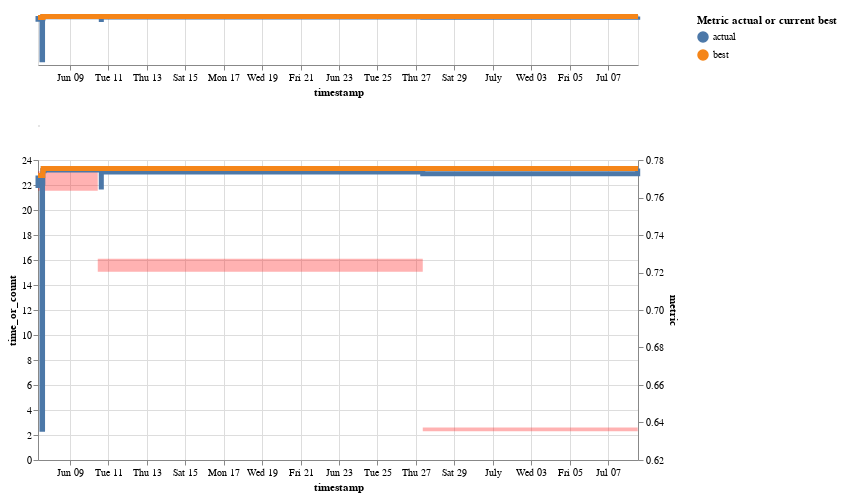

Notebook cell for this chart:
### Markdown cell above
# Project progress

### Code cell
progress_df = extract_project_progress_info(leadearboard,
                                            metric_colname='channel_{}'.format(PROJECT_METRIC),
                                            time_colname='finished')

project_progress(progress_df, width=600, heights=[50, 300])

### Figure 1 — Vega-Lite specification as saved in the notebook (floating-point values rounded to 4 significant figures)
{"$schema": "https://vega.github.io/schema/vega-lite/v2.6.0.json", "config": {"view": {"height": 300, "width": 400}}, "data": {"name": "data-5641edc5cac63a6e3e4592a477e3162d"}, "datasets": {"data-5641edc5cac63a6e3e4592a477e3162d": [{"actual_or_best": "actual", "id": "CRED-54", "metric": 0.7718, "owner": "jakub-czakon", "resource": "experiment_count_day", "running_time": 35, "tags": ["lgbm", "features_v0"], "text": "CRED-54 | 0.7718 |  (lgbm , features_v0)", "time_or_count": 10, "timestamp": "2019-06-07 08:19:30.456000+00:00", "timestamp_day": "2019-06-07"}, {"actual_or_best": "best", "id": "CRED-54", "metric": 0.7718, "owner": "jakub-czakon", "resource": "experiment_count_day", "running_time": 35, "tags": ["lgbm", "features_v0"], "text": "CRED-54 | 0.7718 |  (lgbm , features_v0)", "time_or_count": 10, "timestamp": "2019-06-07 08:19:30.456000+00:00", "timestamp_day": "2019-06-07"}, {"actual_or_best": "actual", "id": "CRED-54", "metric": 0.7718, "owner": "jakub-czakon", "resource": "running_time_day", "running_time": 35, "tags": ["lgbm", "features_v0"], "text": "CRED-54 | 0.7718 |  (lgbm , features_v0)", "time_or_count": 1.548, "timestamp": "2019-06-07 08:19:30.456000+00:00", "timestamp_day": "2019-06-07"}, {"actual_or_best": "best", "id": "CRED-54", "metric": 0.7718, "owner": "jakub-czakon", "resource": "running_time_day", "running_time": 35, "tags": ["lgbm", "features_v0"], "text": "CRED-54 | 0.7718 |  (lgbm , features_v0)", "time_or_count": 1.548, "timestamp": "2019-06-07 08:19:30.456000+00:00", "timestamp_day": "2019-06-07"}, {"actual_or_best": "actual", "id": "CRED-55", "metric": 0.7664, "owner": "jakub-czakon", "resource": "experiment_count_day", "running_time": 18, "tags": ["lgbm", "features_v0"], "text": "CRED-55 | 0.7664 |  (lgbm , features_v0)", "time_or_count": 10, "timestamp": "2019-06-07 08:20:10.364000+00:00", "timestamp_day": "2019-06-07"}, {"actual_or_best": "best", "id": "CRED-55", "metric": 0.7718, "owner": "jakub-czakon", "resource": "experiment_count_day", "running_time": 18, "tags": ["lgbm", "features_v0"], "text": "CRED-55 | 0.7664 |  (lgbm , features_v0)", "time_or_count": 10, "timestamp": "2019-06-07 08:20:10.364000+00:00", "timestamp_day": "2019-06-07"}, {"actual_or_best": "actual", "id": "CRED-55", "metric": 0.7664, "owner": "jakub-czakon", "resource": "running_time_day", "running_time": 18, "tags": ["lgbm", "features_v0"], "text": "CRED-55 | 0.7664 |  (lgbm , features_v0)", "time_or_count": 1.548, "timestamp": "2019-06-07 08:20:10.364000+00:00", "timestamp_day": "2019-06-07"}, {"actual_or_best": "best", "id": "CRED-55", "metric": 0.7718, "owner": "jakub-czakon", "resource": "running_time_day", "running_time": 18, "tags": ["lgbm", "features_v0"], "text": "CRED-55 | 0.7664 |  (lgbm , features_v0)", "time_or_count": 1.548, "timestamp": "2019-06-07 08:20:10.364000+00:00", "timestamp_day": "2019-06-07"}, {"actual_or_best": "actual", "id": "CRED-56", "metric": 0.7674, "owner": "jakub-czakon", "resource": "experiment_count_day", "running_time": 15, "tags": ["lgbm", "features_v0"], "text": "CRED-56 | 0.7674 |  (lgbm , features_v0)", "time_or_count": 10, "timestamp": "2019-06-07 08:20:33.152000+00:00", "timestamp_day": "2019-06-07"}, {"actual_or_best": "best", "id": "CRED-56", "metric": 0.7718, "owner": "jakub-czakon", "resource": "experiment_count_day", "running_time": 15, "tags": ["lgbm", "features_v0"], "text": "CRED-56 | 0.7674 |  (lgbm , features_v0)", "time_or_count": 10, "timestamp": "2019-06-07 08:20:33.152000+00:00", "timestamp_day": "2019-06-07"}, {"actual_or_best": "actual", "id": "CRED-56", "metric": 0.7674, "owner": "jakub-czakon", "resource": "running_time_day", "running_time": 15, "tags": ["lgbm", "features_v0"], "text": "CRED-56 | 0.7674 |  (lgbm , features_v0)", "time_or_count": 1.548, "timestamp": "2019-06-07 08:20:33.152000+00:00", "timestamp_day": "2019-06-07"}, {"actual_or_best": "best", "id": "CRED-56", "metric": 0.7718, "owner": "jakub-czakon", "resource": "running_time_day", "running_time": 15, "tags": ["lgbm", "features_v0"], "text": "CRED-56 | 0.7674 |  (lgbm , features_v0)", "time_or_count": 1.548, "timestamp": "2019-06-07 08:20:33.152000+00:00", "timestamp_day": "2019-06-07"}, {"actual_or_best": "actual", "id": "CRED-57", "metric": 0.7687, "owner": "jakub-czakon", "resource": "experiment_count_day", "running_time": 17, "tags": ["lgbm", "features_v0"], "text": "CRED-57 | 0.7687 |  (lgbm , features_v0)", "time_or_count": 10, "timestamp": "2019-06-07 08:20:59.471000+00:00", "timestamp_day": "2019-06-07"}, {"actual_or_best": "best", "id": "CRED-57", "metric": 0.7718, "owner": "jakub-czakon", "resource": "experiment_count_day", "running_time": 17, "tags": ["lgbm", "features_v0"], "text": "CRED-57 | 0.7687 |  (lgbm , features_v0)", "time_or_count": 10, "timestamp": "2019-06-07 08:20:59.471000+00:00", "timestamp_day": "2019-06-07"}, {"actual_or_best": "actual", "id": "CRED-57", "metric": 0.7687, "owner": "jakub-czakon", "resource": "running_time_day", "running_time": 17, "tags": ["lgbm", "features_v0"], "text": "CRED-57 | 0.7687 |  (lgbm , features_v0)", "time_or_count": 1.548, "timestamp": "2019-06-07 08:20:59.471000+00:00", "timestamp_day": "2019-06-07"}, {"actual_or_best": "best", "id": "CRED-57", "metric": 0.7718, "owner": "jakub-czakon", "resource": "running_time_day", "running_time": 17, "tags": ["lgbm", "features_v0"], "text": "CRED-57 | 0.7687 |  (lgbm , features_v0)", "time_or_count": 1.548, "timestamp": "2019-06-07 08:20:59.471000+00:00", "timestamp_day": "2019-06-07"}, {"actual_or_best": "actual", "id": "CRED-63", "metric": 0.6364, "owner": "jakub-czakon", "resource": "experiment_count_day", "running_time": 139, "tags": ["hpo", "lgbm", "features_v0"], "text": "CRED-63 | 0.6364 |  (hpo , lgbm , features_v0)", "time_or_count": 10, "timestamp": "2019-06-07 13:18:15.401000+00:00", "timestamp_day": "2019-06-07"}, {"actual_or_best": "best", "id": "CRED-63", "metric": 0.7718, "owner": "jakub-czakon", "resource": "experiment_count_day", "running_time": 139, "tags": ["hpo", "lgbm", "features_v0"], "text": "CRED-63 | 0.6364 |  (hpo , lgbm , features_v0)", "time_or_count": 10, "timestamp": "2019-06-07 13:18:15.401000+00:00", "timestamp_day": "2019-06-07"}, {"actual_or_best": "actual", "id": "CRED-63", "metric": 0.6364, "owner": "jakub-czakon", "resource": "running_time_day", "running_time": 139, "tags": ["hpo", "lgbm", "features_v0"], "text": "CRED-63 | 0.6364 |  (hpo , lgbm , features_v0)", "time_or_count": 1.548, "timestamp": "2019-06-07 13:18:15.401000+00:00", "timestamp_day": "2019-06-07"}, {"actual_or_best": "best", "id": "CRED-63", "metric": 0.7718, "owner": "jakub-czakon", "resource": "running_time_day", "running_time": 139, "tags": ["hpo", "lgbm", "features_v0"], "text": "CRED-63 | 0.6364 |  (hpo , lgbm , features_v0)", "time_or_count": 1.548, "timestamp": "2019-06-07 13:18:15.401000+00:00", "timestamp_day": "2019-06-07"}, {"actual_or_best": "actual", "id": "CRED-70", "metric": 0.7678, "owner": "jakub-czakon", "resource": "experiment_count_day", "running_time": 157, "tags": ["lgbm", "features_v1"], "text": "CRED-70 | 0.7678 |  (lgbm , features_v1)", "time_or_count": 10, "timestamp": "2019-06-07 13:59:50.349000+00:00", "timestamp_day": "2019-06-07"}, {"actual_or_best": "best", "id": "CRED-70", "metric": 0.7718, "owner": "jakub-czakon", "resource": "experiment_count_day", "running_time": 157, "tags": ["lgbm", "features_v1"], "text": "CRED-70 | 0.7678 |  (lgbm , features_v1)", "time_or_count": 10, "timestamp": "2019-06-07 13:59:50.349000+00:00", "timestamp_day": "2019-06-07"}, {"actual_or_best": "actual", "id": "CRED-70", "metric": 0.7678, "owner": "jakub-czakon", "resource": "running_time_day", "running_time": 157, "tags": ["lgbm", "features_v1"], "text": "CRED-70 | 0.7678 |  (lgbm , features_v1)", "time_or_count": 1.548, "timestamp": "2019-06-07 13:59:50.349000+00:00", "timestamp_day": "2019-06-07"}, {"actual_or_best": "best", "id": "CRED-70", "metric": 0.7718, "owner": "jakub-czakon", "resource": "running_time_day", "running_time": 157, "tags": ["lgbm", "features_v1"], "text": "CRED-70 | 0.7678 |  (lgbm , features_v1)", "time_or_count": 1.548, "timestamp": "2019-06-07 13:59:50.349000+00:00", "timestamp_day": "2019-06-07"}, {"actual_or_best": "actual", "id": "CRED-69", "metric": 0.7743, "owner": "jakub-czakon", "resource": "experiment_count_day", "running_time": 1485, "tags": ["hpo", "lgbm", "features_v0"], "text": "CRED-69 | 0.7743 |  (hpo , lgbm , features_v0)", "time_or_count": 10, "timestamp": "2019-06-07 14:20:15.455000+00:00", "timestamp_day": "2019-06-07"}, {"actual_or_best": "best", "id": "CRED-69", "metric": 0.7743, "owner": "jakub-czakon", "resource": "experiment_count_day", "running_time": 1485, "tags": ["hpo", "lgbm", "features_v0"], "text": "CRED-69 | 0.7743 |  (hpo , lgbm , features_v0)", "time_or_count": 10, "timestamp": "2019-06-07 14:20:15.455000+00:00", "timestamp_day": "2019-06-07"}, {"actual_or_best": "actual", "id": "CRED-69", "metric": 0.7743, "owner": "jakub-czakon", "resource": "running_time_day", "running_time": 1485, "tags": ["hpo", "lgbm", "features_v0"], "text": "CRED-69 | 0.7743 |  (hpo , lgbm , features_v0)", "time_or_count": 1.548, "timestamp": "2019-06-07 14:20:15.455000+00:00", "timestamp_day": "2019-06-07"}, {"actual_or_best": "best", "id": "CRED-69", "metric": 0.7743, "owner": "jakub-czakon", "resource": "running_time_day", "running_time": 1485, "tags": ["hpo", "lgbm", "features_v0"], "text": "CRED-69 | 0.7743 |  (hpo , lgbm , features_v0)", "time_or_count": 1.548, "timestamp": "2019-06-07 14:20:15.455000+00:00", "timestamp_day": "2019-06-07"}, {"actual_or_best": "actual", "id": "CRED-80", "metric": 0.7754, "owner": "jakub-czakon", "resource": "experiment_count_day", "running_time": 61, "tags": ["lgbm", "features_v1"], "text": "CRED-80 | 0.7754 |  (lgbm , features_v1)", "time_or_count": 10, "timestamp": "2019-06-07 14:56:32.957000+00:00", "timestamp_day": "2019-06-07"}, {"actual_or_best": "best", "id": "CRED-80", "metric": 0.7754, "owner": "jakub-czakon", "resource": "experiment_count_day", "running_time": 61, "tags": ["lgbm", "features_v1"], "text": "CRED-80 | 0.7754 |  (lgbm , features_v1)", "time_or_count": 10, "timestamp": "2019-06-07 14:56:32.957000+00:00", "timestamp_day": "2019-06-07"}, {"actual_or_best": "actual", "id": "CRED-80", "metric": 0.7754, "owner": "jakub-czakon", "resource": "running_time_day", "running_time": 61, "tags": ["lgbm", "features_v1"], "text": "CRED-80 | 0.7754 |  (lgbm , features_v1)", "time_or_count": 1.548, "timestamp": "2019-06-07 14:56:32.957000+00:00", "timestamp_day": "2019-06-07"}, {"actual_or_best": "best", "id": "CRED-80", "metric": 0.7754, "owner": "jakub-czakon", "resource": "running_time_day", "running_time": 61, "tags": ["lgbm", "features_v1"], "text": "CRED-80 | 0.7754 |  (lgbm , features_v1)", "time_or_count": 1.548, "timestamp": "2019-06-07 14:56:32.957000+00:00", "timestamp_day": "2019-06-07"}, {"actual_or_best": "actual", "id": "CRED-81", "metric": 0.7743, "owner": "jakub-czakon", "resource": "experiment_count_day", "running_time": 69, "tags": ["lgbm", "features_v0"], "text": "CRED-81 | 0.7743 |  (lgbm , features_v0)", "time_or_count": 10, "timestamp": "2019-06-07 14:56:50.252000+00:00", "timestamp_day": "2019-06-07"}, {"actual_or_best": "best", "id": "CRED-81", "metric": 0.7754, "owner": "jakub-czakon", "resource": "experiment_count_day", "running_time": 69, "tags": ["lgbm", "features_v0"], "text": "CRED-81 | 0.7743 |  (lgbm , features_v0)", "time_or_count": 10, "timestamp": "2019-06-07 14:56:50.252000+00:00", "timestamp_day": "2019-06-07"}, {"actual_or_best": "actual", "id": "CRED-81", "metric": 0.7743, "owner": "jakub-czakon", "resource": "running_time_day", "running_time": 69, "tags": ["lgbm", "features_v0"], "text": "CRED-81 | 0.7743 |  (lgbm , features_v0)", "time_or_count": 1.548, "timestamp": "2019-06-07 14:56:50.252000+00:00", "timestamp_day": "2019-06-07"}, {"actual_or_best": "best", "id": "CRED-81", "metric": 0.7754, "owner": "jakub-czakon", "resource": "running_time_day", "running_time": 69, "tags": ["lgbm", "features_v0"], "text": "CRED-81 | 0.7743 |  (lgbm , features_v0)", "time_or_count": 1.548, "timestamp": "2019-06-07 14:56:50.252000+00:00", "timestamp_day": "2019-06-07"}, {"actual_or_best": "actual", "id": "CRED-82", "metric": 0.7746, "owner": "jakub-czakon", "resource": "experiment_count_day", "running_time": 3576, "tags": ["hpo", "lgbm", "features_v1"], "text": "CRED-82 | 0.7746 |  (hpo , lgbm , features_v1)", "time_or_count": 10, "timestamp": "2019-06-07 15:58:17.784000+00:00", "timestamp_day": "2019-06-07"}, {"actual_or_best": "best", "id": "CRED-82", "metric": 0.7754, "owner": "jakub-czakon", "resource": "experiment_count_day", "running_time": 3576, "tags": ["hpo", "lgbm", "features_v1"], "text": "CRED-82 | 0.7746 |  (hpo , lgbm , features_v1)", "time_or_count": 10, "timestamp": "2019-06-07 15:58:17.784000+00:00", "timestamp_day": "2019-06-07"}, {"actual_or_best": "actual", "id": "CRED-82", "metric": 0.7746, "owner": "jakub-czakon", "resource": "running_time_day", "running_time": 3576, "tags": ["hpo", "lgbm", "features_v1"], "text": "CRED-82 | 0.7746 |  (hpo , lgbm , features_v1)", "time_or_count": 1.548, "timestamp": "2019-06-07 15:58:17.784000+00:00", "timestamp_day": "2019-06-07"}, {"actual_or_best": "best", "id": "CRED-82", "metric": 0.7754, "owner": "jakub-czakon", "resource": "running_time_day", "running_time": 3576, "tags": ["hpo", "lgbm", "features_v1"], "text": "CRED-82 | 0.7746 |  (hpo , lgbm , features_v1)", "time_or_count": 1.548, "timestamp": "2019-06-07 15:58:17.784000+00:00", "timestamp_day": "2019-06-07"}, {"actual_or_best": "actual", "id": "CRED-83", "metric": 0.7755, "owner": "jakub-czakon", "resource": "experiment_count_day", "running_time": 50, "tags": ["lgbm", "features_v1"], "text": "CRED-83 | 0.7755 |  (lgbm , features_v1)", "time_or_count": 7, "timestamp": "2019-06-10 10:55:19.056000+00:00", "timestamp_day": "2019-06-10"}, {"actual_or_best": "best", "id": "CRED-83", "metric": 0.7755, "owner": "jakub-czakon", "resource": "experiment_count_day", "running_time": 50, "tags": ["lgbm", "features_v1"], "text": "CRED-83 | 0.7755 |  (lgbm , features_v1)", "time_or_count": 7, "timestamp": "2019-06-10 10:55:19.056000+00:00", "timestamp_day": "2019-06-10"}, {"actual_or_best": "actual", "id": "CRED-83", "metric": 0.7755, "owner": "jakub-czakon", "resource": "running_time_day", "running_time": 50, "tags": ["lgbm", "features_v1"], "text": "CRED-83 | 0.7755 |  (lgbm , features_v1)", "time_or_count": 1.053, "timestamp": "2019-06-10 10:55:19.056000+00:00", "timestamp_day": "2019-06-10"}, {"actual_or_best": "best", "id": "CRED-83", "metric": 0.7755, "owner": "jakub-czakon", "resource": "running_time_day", "running_time": 50, "tags": ["lgbm", "features_v1"], "text": "CRED-83 | 0.7755 |  (lgbm , features_v1)", "time_or_count": 1.053, "timestamp": "2019-06-10 10:55:19.056000+00:00", "timestamp_day": "2019-06-10"}, {"actual_or_best": "actual", "id": "CRED-84", "metric": 0.7752, "owner": "jakub-czakon", "resource": "experiment_count_day", "running_time": 3562, "tags": ["hpo", "lgbm", "features_v1"], "text": "CRED-84 | 0.7752 |  (hpo , lgbm , features_v1)", "time_or_count": 7, "timestamp": "2019-06-10 11:55:15.532000+00:00", "timestamp_day": "2019-06-10"}, {"actual_or_best": "best", "id": "CRED-84", "metric": 0.7755, "owner": "jakub-czakon", "resource": "experiment_count_day", "running_time": 3562, "tags": ["hpo", "lgbm", "features_v1"], "text": "CRED-84 | 0.7752 |  (hpo , lgbm , features_v1)", "time_or_count": 7, "timestamp": "2019-06-10 11:55:15.532000+00:00", "timestamp_day": "2019-06-10"}, {"actual_or_best": "actual", "id": "CRED-84", "metric": 0.7752, "owner": "jakub-czakon", "resource": "running_time_day", "running_time": 3562, "tags": ["hpo", "lgbm", "features_v1"], "text": "CRED-84 | 0.7752 |  (hpo , lgbm , features_v1)", "time_or_count": 1.053, "timestamp": "2019-06-10 11:55:15.532000+00:00", "timestamp_day": "2019-06-10"}, {"actual_or_best": "best", "id": "CRED-84", "metric": 0.7755, "owner": "jakub-czakon", "resource": "running_time_day", "running_time": 3562, "tags": ["hpo", "lgbm", "features_v1"], "text": "CRED-84 | 0.7752 |  (hpo , lgbm , features_v1)", "time_or_count": 1.053, "timestamp": "2019-06-10 11:55:15.532000+00:00", "timestamp_day": "2019-06-10"}, {"actual_or_best": "actual", "id": "CRED-85", "metric": 0.7752, "owner": "jakub-czakon", "resource": "experiment_count_day", "running_time": 44, "tags": ["lgbm", "features_v1"], "text": "CRED-85 | 0.7752 |  (lgbm , features_v1)", "time_or_count": 7, "timestamp": "2019-06-10 12:16:59.185000+00:00", "timestamp_day": "2019-06-10"}, {"actual_or_best": "best", "id": "CRED-85", "metric": 0.7755, "owner": "jakub-czakon", "resource": "experiment_count_day", "running_time": 44, "tags": ["lgbm", "features_v1"], "text": "CRED-85 | 0.7752 |  (lgbm , features_v1)", "time_or_count": 7, "timestamp": "2019-06-10 12:16:59.185000+00:00", "timestamp_day": "2019-06-10"}, {"actual_or_best": "actual", "id": "CRED-85", "metric": 0.7752, "owner": "jakub-czakon", "resource": "running_time_day", "running_time": 44, "tags": ["lgbm", "features_v1"], "text": "CRED-85 | 0.7752 |  (lgbm , features_v1)", "time_or_count": 1.053, "timestamp": "2019-06-10 12:16:59.185000+00:00", "timestamp_day": "2019-06-10"}, {"actual_or_best": "best", "id": "CRED-85", "metric": 0.7755, "owner": "jakub-czakon", "resource": "running_time_day", "running_time": 44, "tags": ["lgbm", "features_v1"], "text": "CRED-85 | 0.7752 |  (lgbm , features_v1)", "time_or_count": 1.053, "timestamp": "2019-06-10 12:16:59.185000+00:00", "timestamp_day": "2019-06-10"}, {"actual_or_best": "actual", "id": "CRED-89", "metric": 0.7727, "owner": "kamil", "resource": "experiment_count_day", "running_time": 18, "tags": ["lgbm", "features_v1"], "text": "CRED-89 | 0.7727 |  (lgbm , features_v1)", "time_or_count": 7, "timestamp": "2019-06-10 15:18:33.732000+00:00", "timestamp_day": "2019-06-10"}, {"actual_or_best": "best", "id": "CRED-89", "metric": 0.7755, "owner": "kamil", "resource": "experiment_count_day", "running_time": 18, "tags": ["lgbm", "features_v1"], "text": "CRED-89 | 0.7727 |  (lgbm , features_v1)", "time_or_count": 7, "timestamp": "2019-06-10 15:18:33.732000+00:00", "timestamp_day": "2019-06-10"}, {"actual_or_best": "actual", "id": "CRED-89", "metric": 0.7727, "owner": "kamil", "resource": "running_time_day", "running_time": 18, "tags": ["lgbm", "features_v1"], "text": "CRED-89 | 0.7727 |  (lgbm , features_v1)", "time_or_count": 1.053, "timestamp": "2019-06-10 15:18:33.732000+00:00", "timestamp_day": "2019-06-10"}, {"actual_or_best": "best", "id": "CRED-89", "metric": 0.7755, "owner": "kamil", "resource": "running_time_day", "running_time": 18, "tags": ["lgbm", "features_v1"], "text": "CRED-89 | 0.7727 |  (lgbm , features_v1)", "time_or_count": 1.053, "timestamp": "2019-06-10 15:18:33.732000+00:00", "timestamp_day": "2019-06-10"}, {"actual_or_best": "actual", "id": "CRED-91", "metric": 0.7673, "owner": "kamil", "resource": "experiment_count_day", "running_time": 16, "tags": ["lgbm", "features_v1"], "text": "CRED-91 | 0.7673 |  (lgbm , features_v1)", "time_or_count": 7, "timestamp": "2019-06-10 15:19:57.904000+00:00", "timestamp_day": "2019-06-10"}, {"actual_or_best": "best", "id": "CRED-91", "metric": 0.7755, "owner": "kamil", "resource": "experiment_count_day", "running_time": 16, "tags": ["lgbm", "features_v1"], "text": "CRED-91 | 0.7673 |  (lgbm , features_v1)", "time_or_count": 7, "timestamp": "2019-06-10 15:19:57.904000+00:00", "timestamp_day": "2019-06-10"}, {"actual_or_best": "actual", "id": "CRED-91", "metric": 0.7673, "owner": "kamil", "resource": "running_time_day", "running_time": 16, "tags": ["lgbm", "features_v1"], "text": "CRED-91 | 0.7673 |  (lgbm , features_v1)", "time_or_count": 1.053, "timestamp": "2019-06-10 15:19:57.904000+00:00", "timestamp_day": "2019-06-10"}, {"actual_or_best": "best", "id": "CRED-91", "metric": 0.7755, "owner": "kamil", "resource": "running_time_day", "running_time": 16, "tags": ["lgbm", "features_v1"], "text": "CRED-91 | 0.7673 |  (lgbm , features_v1)", "time_or_count": 1.053, "timestamp": "2019-06-10 15:19:57.904000+00:00", "timestamp_day": "2019-06-10"}, {"actual_or_best": "actual", "id": "CRED-92", "metric": 0.7656, "owner": "kamil", "resource": "experiment_count_day", "running_time": 17, "tags": ["lgbm", "features_v1"], "text": "CRED-92 | 0.7656 |  (lgbm , features_v1)", "time_or_count": 7, "timestamp": "2019-06-10 15:21:02.560000+00:00", "timestamp_day": "2019-06-10"}, {"actual_or_best": "best", "id": "CRED-92", "metric": 0.7755, "owner": "kamil", "resource": "experiment_count_day", "running_time": 17, "tags": ["lgbm", "features_v1"], "text": "CRED-92 | 0.7656 |  (lgbm , features_v1)", "time_or_count": 7, "timestamp": "2019-06-10 15:21:02.560000+00:00", "timestamp_day": "2019-06-10"}, {"actual_or_best": "actual", "id": "CRED-92", "metric": 0.7656, "owner": "kamil", "resource": "running_time_day", "running_time": 17, "tags": ["lgbm", "features_v1"], "text": "CRED-92 | 0.7656 |  (lgbm , features_v1)", "time_or_count": 1.053, "timestamp": "2019-06-10 15:21:02.560000+00:00", "timestamp_day": "2019-06-10"}, {"actual_or_best": "best", "id": "CRED-92", "metric": 0.7755, "owner": "kamil", "resource": "running_time_day", "running_time": 17, "tags": ["lgbm", "features_v1"], "text": "CRED-92 | 0.7656 |  (lgbm , features_v1)", "time_or_count": 1.053, "timestamp": "2019-06-10 15:21:02.560000+00:00", "timestamp_day": "2019-06-10"}, {"actual_or_best": "actual", "id": "CRED-93", "metric": 0.7735, "owner": "kamil", "resource": "experiment_count_day", "running_time": 85, "tags": ["lgbm", "features_v1"], "text": "CRED-93 | 0.7735 |  (lgbm , features_v1)", "time_or_count": 7, "timestamp": "2019-06-10 15:22:24.969000+00:00", "timestamp_day": "2019-06-10"}, {"actual_or_best": "best", "id": "CRED-93", "metric": 0.7755, "owner": "kamil", "resource": "experiment_count_day", "running_time": 85, "tags": ["lgbm", "features_v1"], "text": "CRED-93 | 0.7735 |  (lgbm , features_v1)", "time_or_count": 7, "timestamp": "2019-06-10 15:22:24.969000+00:00", "timestamp_day": "2019-06-10"}, {"actual_or_best": "actual", "id": "CRED-93", "metric": 0.7735, "owner": "kamil", "resource": "running_time_day", "running_time": 85, "tags": ["lgbm", "features_v1"], "text": "CRED-93 | 0.7735 |  (lgbm , features_v1)", "time_or_count": 1.053, "timestamp": "2019-06-10 15:22:24.969000+00:00", "timestamp_day": "2019-06-10"}, {"actual_or_best": "best", "id": "CRED-93", "metric": 0.7755, "owner": "kamil", "resource": "running_time_day", "running_time": 85, "tags": ["lgbm", "features_v1"], "text": "CRED-93 | 0.7735 |  (lgbm , features_v1)", "time_or_count": 1.053, "timestamp": "2019-06-10 15:22:24.969000+00:00", "timestamp_day": "2019-06-10"}, {"actual_or_best": "actual", "id": "CRED-108", "metric": 0.7726, "owner": "jakub-czakon", "resource": "experiment_count_day", "running_time": 1092, "tags": ["lgbm"], "text": "CRED-108 | 0.7726 |  (lgbm)", "time_or_count": 1, "timestamp": "2019-06-27 08:36:26.713000+00:00", "timestamp_day": "2019-06-27"}, {"actual_or_best": "best", "id": "CRED-108", "metric": 0.7755, "owner": "jakub-czakon", "resource": "experiment_count_day", "running_time": 1092, "tags": ["lgbm"], "text": "CRED-108 | 0.7726 |  (lgbm)", "time_or_count": 1, "timestamp": "2019-06-27 08:36:26.713000+00:00", "timestamp_day": "2019-06-27"}, {"actual_or_best": "actual", "id": "CRED-108", "metric": 0.7726, "owner": "jakub-czakon", "resource": "running_time_day", "running_time": 1092, "tags": ["lgbm"], "text": "CRED-108 | 0.7726 |  (lgbm)", "time_or_count": 0.3033, "timestamp": "2019-06-27 08:36:26.713000+00:00", "timestamp_day": "2019-06-27"}, {"actual_or_best": "best", "id": "CRED-108", "metric": 0.7755, "owner": "jakub-czakon", "resource": "running_time_day", "running_time": 1092, "tags": ["lgbm"], "text": "CRED-108 | 0.7726 |  (lgbm)", "time_or_count": 0.3033, "timestamp": "2019-06-27 08:36:26.713000+00:00", "timestamp_day": "2019-06-27"}, {"actual_or_best": "actual", "id": "CRED-110", "metric": 0.7755, "owner": "jakub-czakon", "resource": "experiment_count_day", "running_time": 56, "tags": ["lgbm"], "text": "CRED-110 | 0.7755 |  (lgbm)", "time_or_count": 2, "timestamp": "2019-07-08 12:55:03.952000+00:00", "timestamp_day": "2019-07-08"}, {"actual_or_best": "best", "id": "CRED-110", "metric": 0.7755, "owner": "jakub-czakon", "resource": "experiment_count_day", "running_time": 56, "tags": ["lgbm"], "text": "CRED-110 | 0.7755 |  (lgbm)", "time_or_count": 2, "timestamp": "2019-07-08 12:55:03.952000+00:00", "timestamp_day": "2019-07-08"}, {"actual_or_best": "actual", "id": "CRED-110", "metric": 0.7755, "owner": "jakub-czakon", "resource": "running_time_day", "running_time": 56, "tags": ["lgbm"], "text": "CRED-110 | 0.7755 |  (lgbm)", "time_or_count": 0.03028, "timestamp": "2019-07-08 12:55:03.952000+00:00", "timestamp_day": "2019-07-08"}, {"actual_or_best": "best", "id": "CRED-110", "metric": 0.7755, "owner": "jakub-czakon", "resource": "running_time_day", "running_time": 56, "tags": ["lgbm"], "text": "CRED-110 | 0.7755 |  (lgbm)", "time_or_count": 0.03028, "timestamp": "2019-07-08 12:55:03.952000+00:00", "timestamp_day": "2019-07-08"}, {"actual_or_best": "actual", "id": "CRED-111", "metric": 0.7755, "owner": "jakub-czakon", "resource": "experiment_count_day", "running_time": 53, "tags": ["lgbm"], "text": "CRED-111 | 0.7755 |  (lgbm)", "time_or_count": 2, "timestamp": "2019-07-08 13:17:16.075000+00:00", "timestamp_day": "2019-07-08"}, {"actual_or_best": "best", "id": "CRED-111", "metric": 0.7755, "owner": "jakub-czakon", "resource": "experiment_count_day", "running_time": 53, "tags": ["lgbm"], "text": "CRED-111 | 0.7755 |  (lgbm)", "time_or_count": 2, "timestamp": "2019-07-08 13:17:16.075000+00:00", "timestamp_day": "2019-07-08"}, {"actual_or_best": "actual", "id": "CRED-111", "metric": 0.7755, "owner": "jakub-czakon", "resource": "running_time_day", "running_time": 53, "tags": ["lgbm"], "text": "CRED-111 | 0.7755 |  (lgbm)", "time_or_count": 0.03028, "timestamp": "2019-07-08 13:17:16.075000+00:00", "timestamp_day": "2019-07-08"}, {"actual_or_best": "best", "id": "CRED-111", "metric": 0.7755, "owner": "jakub-czakon", "resource": "running_time_day", "running_time": 53, "tags": ["lgbm"], "text": "CRED-111 | 0.7755 |  (lgbm)", "time_or_count": 0.03028, "timestamp": "2019-07-08 13:17:16.075000+00:00", "timestamp_day": "2019-07-08"}]}, "vconcat": [{"encoding": {"color": {"field": "actual_or_best", "legend": {"title": "Metric actual or current best"}, "type": "nominal"}, "x": {"field": "timestamp", "type": "temporal"}, "y": {"axis": null, "field": "metric", "scale": {"zero": false}, "type": "quantitative"}}, "height": 50, "mark": {"interpolate": "step-after", "size": 5, "type": "line"}, "selection": {"selector002": {"encodings": ["x"], "mark": {"fill": "#333", "fillOpacity": 0.125, "stroke": "white"}, "on": "[mousedown, window:mouseup] > window:mousemove!", "resolve": "global", "translate": "[mousedown, window:mouseup] > window:mousemove!", "type": "interval", "zoom": "wheel!"}}, "width": 600}, {"encoding": {"text": {"condition": {"field": "text", "selection": "selector001", "type": "nominal"}, "value": " "}, "x": {"axis": null, "field": "timestamp", "type": "temporal"}}, "height": 1, "mark": {"align": "left", "fontWeight": "bold", "size": 15, "type": "text"}, "width": 1}, {"height": 300, "layer": [{"height": 300, "layer": [{"encoding": {"color": {"value": "red"}, "opacity": {"value": 0.3}, "x": {"field": "timestamp", "type": "temporal"}, "y": {"field": "time_or_count", "scale": {"zero": false}, "type": "quantitative"}}, "mark": {"interpolate": "step-after", "type": "area"}, "transform": [{"filter": {"selection": "selector002"}}, {"filter": {"selection": "select"}}]}, {"encoding": {"color": {"value": "black"}, "opacity": {"condition": {"selection": "selector001", "value": 1}, "value": 0}, "x": {"field": "timestamp", "type": "temporal"}, "y": {"field": "time_or_count", "scale": {"zero": false}, "type": "quantitative"}}, "mark": {"filled": true, "type": "point"}, "transform": [{"filter": {"selection": "selector002"}}, {"filter": {"selection": "select"}}]}, {"encoding": {"x": {"field": "timestamp", "type": "temporal"}}, "mark": {"color": "gray", "type": "rule"}, "transform": [{"filter": {"selection": "selector001"}}]}, {"encoding": {"color": {"value": "black"}, "opacity": {"value": 0.3}, "text": {"condition": {"field": "time_or_count", "selection": "selector001", "type": "quantitative"}, "value": " "}, "x": {"field": "timestamp", "type": "temporal"}, "y": {"field": "time_or_count", "scale": {"zero": false}, "type": "quantitative"}}, "mark": {"align": "left", "dx": 5, "dy": -5, "fontWeight": "bold", "size": 15, "type": "text"}, "transform": [{"filter": {"selection": "selector002"}}, {"filter": {"selection": "select"}}]}, {"encoding": {"opacity": {"value": 0}, "x": {"field": "timestamp", "type": "temporal"}}, "mark": "area", "selection": {"select": {"bind": {"input": "select", "options": ["running_time_day", "experiment_count_day"]}, "empty": "all", "fields": ["resource"], "on": "click", "resolve": "global", "type": "single"}}, "transform": [{"filter": {"selection": "select"}}, {"filter": {"selection": "selector002"}}]}], "width": 600}, {"height": 300, "layer": [{"encoding": {"color": {"field": "actual_or_best", "legend": {"title": "Metric actual or current best"}, "type": "nominal"}, "x": {"field": "timestamp", "type": "temporal"}, "y": {"field": "metric", "scale": {"zero": false}, "type": "quantitative"}}, "mark": {"interpolate": "step-after", "size": 5, "type": "line"}, "transform": [{"filter": {"selection": "selector002"}}]}, {"encoding": {"color": {"field": "actual_or_best", "legend": {"title": "Metric actual or current best"}, "type": "nominal"}, "opacity": {"condition": {"selection": "selector001", "value": 1}, "value": 0}, "x": {"field": "timestamp", "type": "temporal"}, "y": {"field": "metric", "scale": {"zero": false}, "type": "quantitative"}}, "mark": "point", "transform": [{"filter": {"selection": "selector002"}}]}, {"encoding": {"color": {"field": "actual_or_best", "type": "nominal"}, "text": {"condition": {"field": "metric", "selection": "selector001", "type": "quantitative"}, "value": " "}, "x": {"field": "timestamp", "type": "temporal"}, "y": {"field": "metric", "scale": {"zero": false}, "type": "quantitative"}}, "mark": {"align": "left", "dx": 5, "dy": -5, "size": 15, "type": "text"}, "transform": [{"filter": {"selection": "selector002"}}]}, {"encoding": {"x": {"field": "timestamp", "type": "temporal"}}, "mark": {"color": "gray", "type": "rule"}, "transform": [{"filter": {"selection": "selector001"}}]}, {"encoding": {"opacity": {"value": 0}, "x": {"field": "timestamp", "type": "temporal"}}, "mark": "point", "selection": {"selector001": {"empty": "none", "fields": ["timestamp"], "nearest": true, "on": "mouseover", "resolve": "global", "type": "single"}}, "transform": [{"filter": {"selection": "selector002"}}]}], "width": 600}], "resolve": {"scale": {"color": "shared", "x": "shared", "y": "independent"}}, "width": 600}]}
